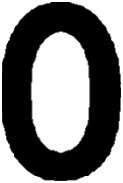
#> input picture szablony/0.jpg, 123 x 183 px; its folder holds only this picture in this run
$ python ocr_engine.py szablony/0.jpg
#> lines starting #> are read from the running program, lines starting #| are printed output that depends on the picture; after the words box and inside, x2 and y2 are one past the last pixel; in counts of white or black regions, pixels touching at a corner belong together
import cv2
import numpy as np
import os
import sys

def load_templates(templates_folder):
#> called with templates_folder = 'szablony'
    templates = {}
    if not os.path.exists(templates_folder):
        return templates

    for filename in os.listdir(templates_folder):
        if filename.endswith(".jpg") or filename.endswith(".png"):
            char_name = filename.split('.')[0]
            path = os.path.join(templates_folder, filename)
            img = cv2.imread(path, cv2.IMREAD_GRAYSCALE)
#> img is the input picture: shape (183, 123); min 0, max 255, mean 119.6
            _, binary_template = cv2.threshold(img, 128, 255, cv2.THRESH_BINARY_INV | cv2.THRESH_OTSU)
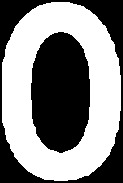
#> binary_template: shape (183, 123); 53% white; 2 black regions
            templates[char_name] = binary_template

    return templates

def segment_characters(binary_plate):
    contours, _ = cv2.findContours(binary_plate, cv2.RETR_EXTERNAL, cv2.CHAIN_APPROX_SIMPLE)
    char_boxes = []

    for cnt in contours:
        x, y, w, h = cv2.boundingRect(cnt)
        aspect_ratio = w / float(h)
        area = w * h
        if 1300 < area < 20000 and 0.16 < aspect_ratio < 1.3:
            char_boxes.append((x, y, w, h))

    char_boxes = sorted(char_boxes, key=lambda b: b[0])
    characters = []
    for (x, y, w, h) in char_boxes:
        char_img = binary_plate[y:y+h, x:x+w]
        characters.append(char_img)

    return characters, char_boxes

def recognize_characters(characters, templates):
    recognized_text = ""
    for char_img in characters:
        best_match = "?"
        best_score = -1
        standard_size = (40, 80)
        char_resized = cv2.resize(char_img, standard_size)

        for char_name, template_img in templates.items():
            template_resized = cv2.resize(template_img, standard_size)
            result = cv2.matchTemplate(char_resized, template_resized, cv2.TM_CCOEFF_NORMED)
            _, max_val, _, _ = cv2.minMaxLoc(result)
            if max_val > best_score:
                best_score = max_val
                best_match = char_name

        if best_score > 0.3:
            prawdziwy_znak = best_match.split('_')[0]
            recognized_text += prawdziwy_znak

    return recognized_text

if __name__ == "__main__":
    if len(sys.argv) < 2:
        print("BLAD_ARGUMENTU")
        sys.exit(1)

    sciezka_do_obrazka = sys.argv[1]
    templates = load_templates("szablony")
#> templates = 1 item
    binary_plate = cv2.imread(sciezka_do_obrazka, cv2.IMREAD_GRAYSCALE)

    if binary_plate is not None:
        binary_plate = cv2.bitwise_not(binary_plate)
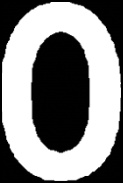
#> binary_plate: shape (183, 123); min 0, max 255, mean 135.4

        chars_images, boxes = segment_characters(binary_plate)
#> in segment_characters, `contours, _ = cv2.findContours(binary_plate, cv2.RETR_EXTERNAL, cv2.CH..`: contours = 31 contours, 29 with area under 20; largest, box (x1, y1, x2, y2) and area: (0, 0, 123, 183) 19134, (95, 167, 120, 179) 40
#> the loop in segment_characters, `for cnt in contours:` made 31 passes
#> (x, y, w, h, aspect_ratio, area) on passes 9, 10, 26, 28, 31: (2, 170, 6, 10, 0.6, 60), (95, 167, 25, 12, 2.08, 300), (110, 2, 10, 2, 5, 20), (85, 0, 21, 4, 5.25, 84), (0, 0, 123, 183, 0.672, 22509)
#> (cnt, x, y, w, h, aspect_ratio, area) on pass 25: ([[109, 5], [109, 6], [119, 6], [119, 5]], 109, 5, 11, 2, 5.5, 22)
#> after the loop in segment_characters, `for cnt in contours:`: char_boxes = []
#> chars_images = []; boxes = []

        if len(chars_images) > 0 and len(templates) > 0:
            tekst = recognize_characters(chars_images, templates)
            print(tekst) # DRUKUJE TYLKO WYNIK
        else:
            print("BRAK_ZNAKOW")
    else:
        print("BLAD_OBRAZKA")

$ run again, on szablony/4.jpg
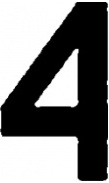
#> input picture szablony/4.jpg, 109 x 183 px
#> in load_templates, img is the input picture: shape (183, 109); min 0, max 255, mean 122.9
#> in load_templates, `_, binary_template = cv2.threshold(img, 128, 255, cv2.THRESH_BINARY_IN..`:
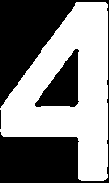
#> binary_template: shape (183, 109); 52.1% white; 3 black regions (1 under 20 px)
#> templates = 1 item
#> contours = 60 contours, 53 with area under 20; largest, box (x1, y1, x2, y2) and area: (0, 0, 109, 183) 12938, (0, 5, 50, 33) 450, (16, 160, 48, 182) 169, (0, 154, 56, 161) 74, (1, 167, 16, 181) 51, (21, 147, 65, 153) 40, (10, 40, 24, 48) 28
#> the loop in segment_characters, `for cnt in contours:` made 60 passes
#> (x, y, w, h, aspect_ratio, area) on passes 4, 6, 11, 13, 14, 17, 19, 21: (1, 167, 15, 14, 1.07, 210), (64, 164, 9, 4, 2.25, 36), (16, 160, 32, 22, 1.45, 704), (21, 160, 11, 5, 2.2, 55), (0, 160, 13, 6, 2.17, 78), (0, 157, 16, 2, 8, 32), (0, 154, 56, 7, 8, 392), (13, 148, 7, 5, 1.4, 35)
#> after the loop in segment_characters, `for cnt in contours:`: char_boxes = [(0, 0, 109, 183)]
#> the loop in segment_characters, `for (x, y, w, h) in char_boxes:` made 1 pass
#> after the loop in segment_characters, `for (x, y, w, h) in char_boxes:`: characters = 1 item
#> boxes = [(0, 0, 109, 183)]
#> the loop in recognize_characters, `for char_img in characters:` made 1 pass
#> (standard_size, prawdziwy_znak, recognized_text) on pass 1: ((40, 80), '4', '4')
#> pass 1, in recognize_characters, `char_resized = cv2.resize(char_img, standard_size)`:
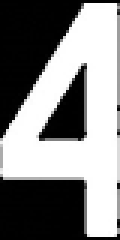
#> char_resized: shape (80, 40) (shown 3 times larger); min 0, max 255, mean 132.4
#> tekst = '4'
#| 4

$ run again, on szablony/5.jpg
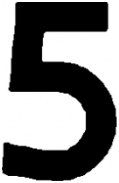
#> input picture szablony/5.jpg, 119 x 183 px
#> in load_templates, img is the input picture: shape (183, 119); min 0, max 255, mean 126.2
#> in load_templates, `_, binary_template = cv2.threshold(img, 128, 255, cv2.THRESH_BINARY_IN..`:
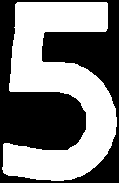
#> binary_template: shape (183, 119); 50.6% white; 1 black region
#> templates = 1 item
#> `binary_plate = cv2.bitwise_not(binary_plate)`:
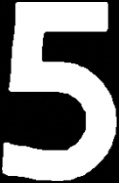
#> binary_plate: shape (183, 119); min 0, max 255, mean 128.8
#> contours = 144 contours, 141 with area under 20; largest, box (x1, y1, x2, y2) and area: (0, 0, 119, 183) 12362, (24, 130, 34, 144) 26, (56, 40, 76, 44) 26
#> the loop in segment_characters, `for cnt in contours:` made 144 passes
#> (x, y, w, h, aspect_ratio, area) on passes 7, 8, 12, 23, 29, 34, 37, 52: (112, 174, 5, 4, 1.25, 20), (106, 171, 6, 5, 1.2, 30), (44, 140, 12, 2, 6, 24), (24, 130, 10, 14, 0.714, 140), (8, 126, 8, 3, 2.67, 24), (49, 122, 7, 6, 1.17, 42), (70, 120, 5, 8, 0.625, 40), (69, 111, 6, 7, 0.857, 42)
#> after the loop in segment_characters, `for cnt in contours:`: char_boxes = []

$ run again, on szablony/1.jpg
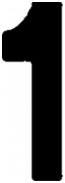
#> input picture szablony/1.jpg, 65 x 183 px
#> in load_templates, img is the input picture: shape (183, 65); min 0, max 255, mean 115.3
#> in load_templates, `_, binary_template = cv2.threshold(img, 128, 255, cv2.THRESH_BINARY_IN..`:
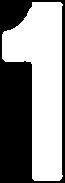
#> binary_template: shape (183, 65); 54.8% white; 1 black region
#> templates = 1 item
#> contours = 68 contours, 62 with area under 20; largest, box (x1, y1, x2, y2) and area: (0, 0, 64, 183) 7325, (1, 84, 27, 100) 88, (4, 133, 27, 142) 76, (3, 116, 27, 129) 62, (8, 70, 27, 80) 32, (7, 98, 27, 103) 30
#> the loop in segment_characters, `for cnt in contours:` made 68 passes
#> (x, y, w, h, aspect_ratio, area) on passes 3, 4, 16, 17, 22, 32, 37, 41: (3, 168, 6, 7, 0.857, 42), (10, 166, 13, 2, 6.5, 26), (6, 144, 12, 4, 3, 48), (16, 143, 11, 2, 5.5, 22), (4, 133, 23, 9, 2.56, 207), (3, 116, 24, 13, 1.85, 312), (6, 104, 6, 5, 1.2, 30), (7, 98, 20, 5, 4, 100)
#> after the loop in segment_characters, `for cnt in contours:`: char_boxes = [(0, 0, 64, 183)]
#> the loop in segment_characters, `for (x, y, w, h) in char_boxes:` made 1 pass
#> after the loop in segment_characters, `for (x, y, w, h) in char_boxes:`: characters = 1 item
#> boxes = [(0, 0, 64, 183)]
#> the loop in recognize_characters, `for char_img in characters:` made 1 pass
#> (standard_size, prawdziwy_znak, recognized_text) on pass 1: ((40, 80), '1', '1')
#> pass 1, in recognize_characters, `char_resized = cv2.resize(char_img, standard_size)`:
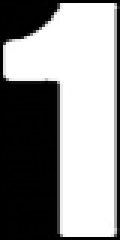
#> char_resized: shape (80, 40) (shown 3 times larger); min 0, max 255, mean 142.1
#> tekst = '1'
#| 1
